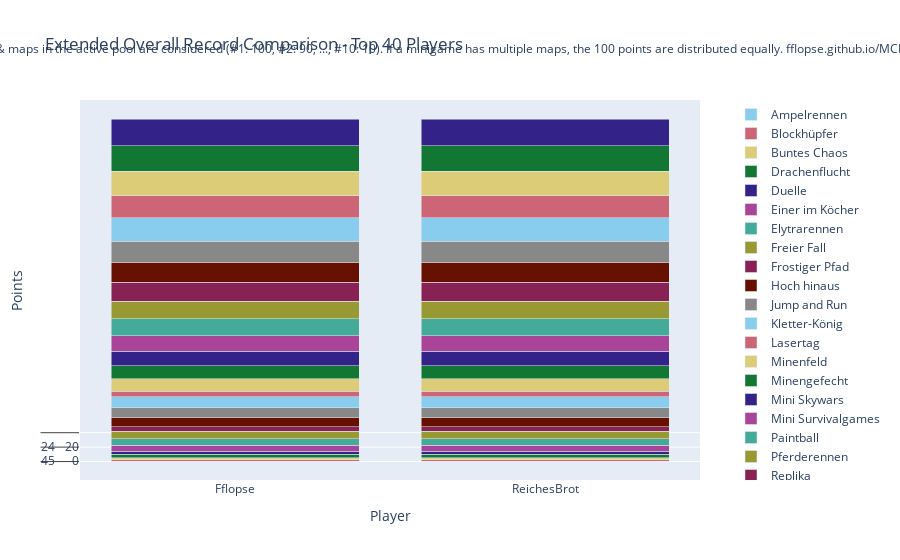

Notebook cell for this chart:
### Code cell
import plotly.graph_objects as go

# Sum all columns to get the total score
outDf['Total'] = outDf.sum(axis=1)

# Sort by total score and fill N/A values with 0
outDf = outDf.sort_values(by='Total', ascending=False).fillna(0)

# Crop to top 10 players
cropDf = outDf.head(40).copy()

# Drop the 'Total' column for plotting
cropDf = cropDf.drop(columns=['Total'])

# Create a color palette
color_palette = px.colors.qualitative.Safe

# Create the stacked bar plot
fig = go.Figure()

for column in cropDf.columns.difference(['Player']):
    fig.add_trace(go.Bar(
        x=cropDf.index,
        y=cropDf[column],
        name=column,
        marker_color=color_palette[len(fig.data) % len(color_palette)]
    ))

# Update layout
fig.update_layout(
    barmode='stack',
    title='Extended Overall Record Comparison - Top 40 Players',
    xaxis=dict(title='Player'),
    yaxis=dict(title='Points'),
    #height=800,
    #width=1000,
    legend=dict(
        x=1.05,
        y=0.5,
        traceorder='normal',
        font=dict(size=12),
        bgcolor='rgba(255, 255, 255, 0)',
        bordercolor='rgba(0, 0, 0, 0)'
    ),
    margin=dict(r=200),  # Adjust right margin to make room for the legend
    annotations=[
        dict(
            x=0.5,
            y=1.1635,
            xref='paper',
            yref='paper',
            text='Max 100 points per minigame. Records #1 through #10 of games & maps in the active pool are considered (#1: 100, #2: 90, ..., #10: 10). If a minigame has multiple maps, the 100 points are distributed equally. fflopse.github.io/MCP-Records/data-analysis/global-ranking.ipynb',
            showarrow=False,
            font=dict(size=12),
            xanchor='center'
        )
    ]
)

fig.show()

# save the plot as an html file

fig.write_html('out/ext_overall_record_comparison.html')

### Figure 1 — Plotly figure (JSON) as saved in the notebook; plotly's stock layout.template omitted (floating-point values rounded to 4 significant figures)
{"data": [{"marker": {"color": "rgb(136, 204, 238)"}, "name": "Ampelrennen", "type": "bar", "x": ["Fflopse", "ReichesBrot", "Gobo9", "cediiiiii_10", "Pedrozockt", "HerrDante", "_n3d", "Ex4cted", "JOW23", "CML_Justin", "Umgfoin", "Freeeedom", "yiiq", "Ninivee", "Allooy", "2wc", "lizsyy", "DarkCobweb", "yzvm", "camman18YT", "chrisihalt", "KakaMC", "FrozenNoah", "Grapfen", "Gerrygames", "ffawks", "toxicplace", "Sey__", "Pluto28", "miridis41", "Sower_", "2B9", "LeMetin_", "MoZadaCraft", "La_meleagro", "LeWi_100", "MaxMitMaulkorb", "ByNetherdude", "Schmaarek", "Gummibearchen"], "y": [[45, 45], [0, 0], [50, 50], [15, 15], [70, 70], [25, 25], [20, 20], [45, 45], [0, 0], [0, 0], [50, 50], [0, 0], [0, 0], [0, 0], [0, 0], [0, 0], [10, 10], [0, 0], [0, 0], [0, 0], [0, 0], [0, 0], [0, 0], [0, 0], [0, 0], [0, 0], [0, 0], [40, 40], [0, 0], [20, 20], [0, 0], [0, 0], [15, 15], [0, 0], [0, 0], [0, 0], [0, 0], [0, 0], [0, 0], [0, 0]]}, {"marker": {"color": "rgb(204, 102, 119)"}, "name": "Blockhüpfer", "type": "bar", "x": ["Fflopse", "ReichesBrot", "Gobo9", "cediiiiii_10", "Pedrozockt", "HerrDante", "_n3d", "Ex4cted", "JOW23", "CML_Justin", "Umgfoin", "Freeeedom", "yiiq", "Ninivee", "Allooy", "2wc", "lizsyy", "DarkCobweb", "yzvm", "camman18YT", "chrisihalt", "KakaMC", "FrozenNoah", "Grapfen", "Gerrygames", "ffawks", "toxicplace", "Sey__", "Pluto28", "miridis41", "Sower_", "2B9", "LeMetin_", "MoZadaCraft", "La_meleagro", "LeWi_100", "MaxMitMaulkorb", "ByNetherdude", "Schmaarek", "Gummibearchen"], "y": [[80, 80], [100, 100], [40, 40], [0, 0], [0, 0], [0, 0], [0, 0], [70, 70], [0, 0], [60, 60], [0, 0], [0, 0], [0, 0], [0, 0], [20, 20], [0, 0], [0, 0], [0, 0], [0, 0], [0, 0], [90, 90], [0, 0], [0, 0], [0, 0], [0, 0], [0, 0], [0, 0], [0, 0], [0, 0], [0, 0], [0, 0], [0, 0], [50, 50], [30, 30], [0, 0], [0, 0], [0, 0], [0, 0], [0, 0], [0, 0]]}, {"marker": {"color": "rgb(221, 204, 119)"}, "name": "Buntes Chaos", "type": "bar", "x": ["Fflopse", "ReichesBrot", "Gobo9", "cediiiiii_10", "Pedrozockt", "HerrDante", "_n3d", "Ex4cted", "JOW23", "CML_Justin", "Umgfoin", "Freeeedom", "yiiq", "Ninivee", "Allooy", "2wc", "lizsyy", "DarkCobweb", "yzvm", "camman18YT", "chrisihalt", "KakaMC", "FrozenNoah", "Grapfen", "Gerrygames", "ffawks", "toxicplace", "Sey__", "Pluto28", "miridis41", "Sower_", "2B9", "LeMetin_", "MoZadaCraft", "La_meleagro", "LeWi_100", "MaxMitMaulkorb", "ByNetherdude", "Schmaarek", "Gummibearchen"], "y": [[100, 100], [100, 100], [50, 50], [50, 50], [100, 100], [50, 50], [100, 100], [50, 50], [0, 0], [50, 50], [100, 100], [50, 50], [0, 0], [100, 100], [50, 50], [0, 0], [100, 100], [0, 0], [0, 0], [0, 0], [0, 0], [100, 100], [0, 0], [0, 0], [0, 0], [0, 0], [0, 0], [0, 0], [0, 0], [0, 0], [0, 0], [0, 0], [0, 0], [0, 0], [0, 0], [0, 0], [50, 50], [0, 0], [50, 50], [0, 0]]}, {"marker": {"color": "rgb(17, 119, 51)"}, "name": "Drachenflucht", "type": "bar", "x": ["Fflopse", "ReichesBrot", "Gobo9", "cediiiiii_10", "Pedrozockt", "HerrDante", "_n3d", "Ex4cted", "JOW23", "CML_Justin", "Umgfoin", "Freeeedom", "yiiq", "Ninivee", "Allooy", "2wc", "lizsyy", "DarkCobweb", "yzvm", "camman18YT", "chrisihalt", "KakaMC", "FrozenNoah", "Grapfen", "Gerrygames", "ffawks", "toxicplace", "Sey__", "Pluto28", "miridis41", "Sower_", "2B9", "LeMetin_", "MoZadaCraft", "La_meleagro", "LeWi_100", "MaxMitMaulkorb", "ByNetherdude", "Schmaarek", "Gummibearchen"], "y": [[0, 0], [0, 0], [0, 0], [0, 0], [26.67, 26.67], [0, 0], [0, 0], [0, 0], [0, 0], [0, 0], [0, 0], [0, 0], [0, 0], [0, 0], [0, 0], [0, 0], [30, 30], [0, 0], [0, 0], [6.667, 6.667], [0, 0], [0, 0], [0, 0], [0, 0], [0, 0], [0, 0], [0, 0], [0, 0], [0, 0], [0, 0], [0, 0], [0, 0], [0, 0], [0, 0], [23.33, 23.33], [0, 0], [0, 0], [0, 0], [0, 0], [23.33, 23.33]]}, {"marker": {"color": "rgb(51, 34, 136)"}, "name": "Duelle", "type": "bar", "x": ["Fflopse", "ReichesBrot", "Gobo9", "cediiiiii_10", "Pedrozockt", "HerrDante", "_n3d", "Ex4cted", "JOW23", "CML_Justin", "Umgfoin", "Freeeedom", "yiiq", "Ninivee", "Allooy", "2wc", "lizsyy", "DarkCobweb", "yzvm", "camman18YT", "chrisihalt", "KakaMC", "FrozenNoah", "Grapfen", "Gerrygames", "ffawks", "toxicplace", "Sey__", "Pluto28", "miridis41", "Sower_", "2B9", "LeMetin_", "MoZadaCraft", "La_meleagro", "LeWi_100", "MaxMitMaulkorb", "ByNetherdude", "Schmaarek", "Gummibearchen"], "y": [[0, 0], [0, 0], [0, 0], [60, 60], [0, 0], [0, 0], [0, 0], [0, 0], [0, 0], [0, 0], [0, 0], [0, 0], [0, 0], [0, 0], [0, 0], [60, 60], [0, 0], [60, 60], [60, 60], [0, 0], [0, 0], [0, 0], [0, 0], [0, 0], [0, 0], [0, 0], [100, 100], [0, 0], [0, 0], [70, 70], [0, 0], [80, 80], [0, 0], [0, 0], [100, 100], [0, 0], [0, 0], [0, 0], [0, 0], [0, 0]]}, {"marker": {"color": "rgb(170, 68, 153)"}, "name": "Einer im Köcher", "type": "bar", "x": ["Fflopse", "ReichesBrot", "Gobo9", "cediiiiii_10", "Pedrozockt", "HerrDante", "_n3d", "Ex4cted", "JOW23", "CML_Justin", "Umgfoin", "Freeeedom", "yiiq", "Ninivee", "Allooy", "2wc", "lizsyy", "DarkCobweb", "yzvm", "camman18YT", "chrisihalt", "KakaMC", "FrozenNoah", "Grapfen", "Gerrygames", "ffawks", "toxicplace", "Sey__", "Pluto28", "miridis41", "Sower_", "2B9", "LeMetin_", "MoZadaCraft", "La_meleagro", "LeWi_100", "MaxMitMaulkorb", "ByNetherdude", "Schmaarek", "Gummibearchen"], "y": [[83.33, 83.33], [13.33, 13.33], [20, 20], [36.67, 36.67], [0, 0], [83.33, 83.33], [10, 10], [0, 0], [13.33, 13.33], [0, 0], [0, 0], [33.33, 33.33], [0, 0], [0, 0], [26.67, 26.67], [0, 0], [0, 0], [0, 0], [0, 0], [0, 0], [0, 0], [0, 0], [73.33, 73.33], [0, 0], [0, 0], [0, 0], [0, 0], [0, 0], [0, 0], [0, 0], [0, 0], [0, 0], [0, 0], [0, 0], [0, 0], [0, 0], [0, 0], [0, 0], [0, 0], [0, 0]]}, {"marker": {"color": "rgb(68, 170, 153)"}, "name": "Elytrarennen", "type": "bar", "x": ["Fflopse", "ReichesBrot", "Gobo9", "cediiiiii_10", "Pedrozockt", "HerrDante", "_n3d", "Ex4cted", "JOW23", "CML_Justin", "Umgfoin", "Freeeedom", "yiiq", "Ninivee", "Allooy", "2wc", "lizsyy", "DarkCobweb", "yzvm", "camman18YT", "chrisihalt", "KakaMC", "FrozenNoah", "Grapfen", "Gerrygames", "ffawks", "toxicplace", "Sey__", "Pluto28", "miridis41", "Sower_", "2B9", "LeMetin_", "MoZadaCraft", "La_meleagro", "LeWi_100", "MaxMitMaulkorb", "ByNetherdude", "Schmaarek", "Gummibearchen"], "y": [[83.33, 83.33], [96.67, 96.67], [30, 30], [0, 0], [0, 0], [0, 0], [63.33, 63.33], [0, 0], [0, 0], [66.67, 66.67], [6.667, 6.667], [56.67, 56.67], [0, 0], [0, 0], [53.33, 53.33], [0, 0], [0, 0], [0, 0], [0, 0], [0, 0], [43.33, 43.33], [0, 0], [0, 0], [0, 0], [0, 0], [13.33, 13.33], [0, 0], [0, 0], [0, 0], [0, 0], [0, 0], [0, 0], [0, 0], [0, 0], [0, 0], [0, 0], [0, 0], [0, 0], [0, 0], [0, 0]]}, {"marker": {"color": "rgb(153, 153, 51)"}, "name": "Freier Fall", "type": "bar", "x": ["Fflopse", "ReichesBrot", "Gobo9", "cediiiiii_10", "Pedrozockt", "HerrDante", "_n3d", "Ex4cted", "JOW23", "CML_Justin", "Umgfoin", "Freeeedom", "yiiq", "Ninivee", "Allooy", "2wc", "lizsyy", "DarkCobweb", "yzvm", "camman18YT", "chrisihalt", "KakaMC", "FrozenNoah", "Grapfen", "Gerrygames", "ffawks", "toxicplace", "Sey__", "Pluto28", "miridis41", "Sower_", "2B9", "LeMetin_", "MoZadaCraft", "La_meleagro", "LeWi_100", "MaxMitMaulkorb", "ByNetherdude", "Schmaarek", "Gummibearchen"], "y": [[42.5, 42.5], [40, 40], [45, 45], [50, 50], [25, 25], [62.5, 62.5], [0, 0], [12.5, 12.5], [0, 0], [20, 20], [0, 0], [5, 5], [0, 0], [0, 0], [17.5, 17.5], [40, 40], [0, 0], [0, 0], [0, 0], [0, 0], [7.5, 7.5], [0, 0], [0, 0], [0, 0], [25, 25], [0, 0], [0, 0], [10, 10], [0, 0], [0, 0], [20, 20], [0, 0], [12.5, 12.5], [0, 0], [0, 0], [0, 0], [10, 10], [0, 0], [0, 0], [0, 0]]}, {"marker": {"color": "rgb(136, 34, 85)"}, "name": "Frostiger Pfad", "type": "bar", "x": ["Fflopse", "ReichesBrot", "Gobo9", "cediiiiii_10", "Pedrozockt", "HerrDante", "_n3d", "Ex4cted", "JOW23", "CML_Justin", "Umgfoin", "Freeeedom", "yiiq", "Ninivee", "Allooy", "2wc", "lizsyy", "DarkCobweb", "yzvm", "camman18YT", "chrisihalt", "KakaMC", "FrozenNoah", "Grapfen", "Gerrygames", "ffawks", "toxicplace", "Sey__", "Pluto28", "miridis41", "Sower_", "2B9", "LeMetin_", "MoZadaCraft", "La_meleagro", "LeWi_100", "MaxMitMaulkorb", "ByNetherdude", "Schmaarek", "Gummibearchen"], "y": [[0, 0], [90, 90], [100, 100], [0, 0], [0, 0], [0, 0], [0, 0], [0, 0], [0, 0], [0, 0], [0, 0], [80, 80], [0, 0], [60, 60], [20, 20], [0, 0], [0, 0], [0, 0], [0, 0], [0, 0], [0, 0], [0, 0], [0, 0], [0, 0], [0, 0], [0, 0], [0, 0], [0, 0], [70, 70], [0, 0], [0, 0], [0, 0], [0, 0], [0, 0], [0, 0], [0, 0], [0, 0], [0, 0], [0, 0], [0, 0]]}, {"marker": {"color": "rgb(102, 17, 0)"}, "name": "Hoch hinaus", "type": "bar", "x": ["Fflopse", "ReichesBrot", "Gobo9", "cediiiiii_10", "Pedrozockt", "HerrDante", "_n3d", "Ex4cted", "JOW23", "CML_Justin", "Umgfoin", "Freeeedom", "yiiq", "Ninivee", "Allooy", "2wc", "lizsyy", "DarkCobweb", "yzvm", "camman18YT", "chrisihalt", "KakaMC", "FrozenNoah", "Grapfen", "Gerrygames", "ffawks", "toxicplace", "Sey__", "Pluto28", "miridis41", "Sower_", "2B9", "LeMetin_", "MoZadaCraft", "La_meleagro", "LeWi_100", "MaxMitMaulkorb", "ByNetherdude", "Schmaarek", "Gummibearchen"], "y": [[70, 70], [40, 40], [50, 50], [0, 0], [80, 80], [0, 0], [60, 60], [0, 0], [30, 30], [20, 20], [0, 0], [0, 0], [0, 0], [90, 90], [0, 0], [0, 0], [0, 0], [0, 0], [0, 0], [0, 0], [0, 0], [0, 0], [0, 0], [0, 0], [0, 0], [0, 0], [0, 0], [0, 0], [0, 0], [0, 0], [0, 0], [0, 0], [0, 0], [0, 0], [0, 0], [0, 0], [0, 0], [100, 100], [0, 0], [0, 0]]}, {"marker": {"color": "rgb(136, 136, 136)"}, "name": "Jump and Run", "type": "bar", "x": ["Fflopse", "ReichesBrot", "Gobo9", "cediiiiii_10", "Pedrozockt", "HerrDante", "_n3d", "Ex4cted", "JOW23", "CML_Justin", "Umgfoin", "Freeeedom", "yiiq", "Ninivee", "Allooy", "2wc", "lizsyy", "DarkCobweb", "yzvm", "camman18YT", "chrisihalt", "KakaMC", "FrozenNoah", "Grapfen", "Gerrygames", "ffawks", "toxicplace", "Sey__", "Pluto28", "miridis41", "Sower_", "2B9", "LeMetin_", "MoZadaCraft", "La_meleagro", "LeWi_100", "MaxMitMaulkorb", "ByNetherdude", "Schmaarek", "Gummibearchen"], "y": [[53.33, 53.33], [93.33, 93.33], [93.33, 93.33], [20, 20], [30, 30], [23.33, 23.33], [0, 0], [0, 0], [0, 0], [16.67, 16.67], [0, 0], [0, 0], [0, 0], [0, 0], [0, 0], [13.33, 13.33], [10, 10], [0, 0], [0, 0], [33.33, 33.33], [0, 0], [10, 10], [0, 0], [0, 0], [0, 0], [0, 0], [40, 40], [40, 40], [0, 0], [0, 0], [0, 0], [0, 0], [0, 0], [0, 0], [0, 0], [36.67, 36.67], [0, 0], [0, 0], [0, 0], [0, 0]]}, {"marker": {"color": "rgb(136, 204, 238)"}, "name": "Kletter-König", "type": "bar", "x": ["Fflopse", "ReichesBrot", "Gobo9", "cediiiiii_10", "Pedrozockt", "HerrDante", "_n3d", "Ex4cted", "JOW23", "CML_Justin", "Umgfoin", "Freeeedom", "yiiq", "Ninivee", "Allooy", "2wc", "lizsyy", "DarkCobweb", "yzvm", "camman18YT", "chrisihalt", "KakaMC", "FrozenNoah", "Grapfen", "Gerrygames", "ffawks", "toxicplace", "Sey__", "Pluto28", "miridis41", "Sower_", "2B9", "LeMetin_", "MoZadaCraft", "La_meleagro", "LeWi_100", "MaxMitMaulkorb", "ByNetherdude", "Schmaarek", "Gummibearchen"], "y": [[85, 85], [100, 100], [30, 30], [0, 0], [10, 10], [20, 20], [0, 0], [0, 0], [0, 0], [20, 20], [0, 0], [0, 0], [80, 80], [0, 0], [0, 0], [0, 0], [0, 0], [0, 0], [15, 15], [30, 30], [0, 0], [0, 0], [0, 0], [0, 0], [0, 0], [10, 10], [0, 0], [0, 0], [0, 0], [0, 0], [0, 0], [0, 0], [0, 0], [0, 0], [0, 0], [35, 35], [0, 0], [0, 0], [0, 0], [0, 0]]}, {"marker": {"color": "rgb(204, 102, 119)"}, "name": "Lasertag", "type": "bar", "x": ["Fflopse", "ReichesBrot", "Gobo9", "cediiiiii_10", "Pedrozockt", "HerrDante", "_n3d", "Ex4cted", "JOW23", "CML_Justin", "Umgfoin", "Freeeedom", "yiiq", "Ninivee", "Allooy", "2wc", "lizsyy", "DarkCobweb", "yzvm", "camman18YT", "chrisihalt", "KakaMC", "FrozenNoah", "Grapfen", "Gerrygames", "ffawks", "toxicplace", "Sey__", "Pluto28", "miridis41", "Sower_", "2B9", "LeMetin_", "MoZadaCraft", "La_meleagro", "LeWi_100", "MaxMitMaulkorb", "ByNetherdude", "Schmaarek", "Gummibearchen"], "y": [[83.33, 83.33], [13.33, 13.33], [20, 20], [0, 0], [26.67, 26.67], [83.33, 83.33], [0, 0], [30, 30], [43.33, 43.33], [0, 0], [0, 0], [0, 0], [0, 0], [0, 0], [0, 0], [23.33, 23.33], [0, 0], [0, 0], [0, 0], [0, 0], [0, 0], [0, 0], [0, 0], [10, 10], [0, 0], [26.67, 26.67], [0, 0], [0, 0], [0, 0], [0, 0], [0, 0], [0, 0], [0, 0], [0, 0], [0, 0], [0, 0], [0, 0], [0, 0], [0, 0], [0, 0]]}, {"marker": {"color": "rgb(221, 204, 119)"}, "name": "Minenfeld", "type": "bar", "x": ["Fflopse", "ReichesBrot", "Gobo9", "cediiiiii_10", "Pedrozockt", "HerrDante", "_n3d", "Ex4cted", "JOW23", "CML_Justin", "Umgfoin", "Freeeedom", "yiiq", "Ninivee", "Allooy", "2wc", "lizsyy", "DarkCobweb", "yzvm", "camman18YT", "chrisihalt", "KakaMC", "FrozenNoah", "Grapfen", "Gerrygames", "ffawks", "toxicplace", "Sey__", "Pluto28", "miridis41", "Sower_", "2B9", "LeMetin_", "MoZadaCraft", "La_meleagro", "LeWi_100", "MaxMitMaulkorb", "ByNetherdude", "Schmaarek", "Gummibearchen"], "y": [[43.33, 43.33], [20, 20], [6.667, 6.667], [10, 10], [0, 0], [40, 40], [23.33, 23.33], [10, 10], [0, 0], [0, 0], [0, 0], [0, 0], [0, 0], [16.67, 16.67], [0, 0], [0, 0], [0, 0], [0, 0], [0, 0], [0, 0], [33.33, 33.33], [0, 0], [16.67, 16.67], [0, 0], [0, 0], [0, 0], [6.667, 6.667], [43.33, 43.33], [0, 0], [0, 0], [0, 0], [23.33, 23.33], [43.33, 43.33], [0, 0], [0, 0], [23.33, 23.33], [33.33, 33.33], [0, 0], [0, 0], [0, 0]]}, {"marker": {"color": "rgb(17, 119, 51)"}, "name": "Minengefecht", "type": "bar", "x": ["Fflopse", "ReichesBrot", "Gobo9", "cediiiiii_10", "Pedrozockt", "HerrDante", "_n3d", "Ex4cted", "JOW23", "CML_Justin", "Umgfoin", "Freeeedom", "yiiq", "Ninivee", "Allooy", "2wc", "lizsyy", "DarkCobweb", "yzvm", "camman18YT", "chrisihalt", "KakaMC", "FrozenNoah", "Grapfen", "Gerrygames", "ffawks", "toxicplace", "Sey__", "Pluto28", "miridis41", "Sower_", "2B9", "LeMetin_", "MoZadaCraft", "La_meleagro", "LeWi_100", "MaxMitMaulkorb", "ByNetherdude", "Schmaarek", "Gummibearchen"], "y": [[12.5, 12.5], [22.5, 22.5], [30, 30], [75, 75], [0, 0], [10, 10], [20, 20], [0, 0], [45, 45], [10, 10], [0, 0], [10, 10], [50, 50], [0, 0], [0, 0], [22.5, 22.5], [0, 0], [60, 60], [35, 35], [0, 0], [12.5, 12.5], [0, 0], [60, 60], [12.5, 12.5], [0, 0], [10, 10], [10, 10], [0, 0], [0, 0], [0, 0], [0, 0], [0, 0], [0, 0], [10, 10], [0, 0], [0, 0], [0, 0], [0, 0], [20, 20], [10, 10]]}, {"marker": {"color": "rgb(51, 34, 136)"}, "name": "Mini Skywars", "type": "bar", "x": ["Fflopse", "ReichesBrot", "Gobo9", "cediiiiii_10", "Pedrozockt", "HerrDante", "_n3d", "Ex4cted", "JOW23", "CML_Justin", "Umgfoin", "Freeeedom", "yiiq", "Ninivee", "Allooy", "2wc", "lizsyy", "DarkCobweb", "yzvm", "camman18YT", "chrisihalt", "KakaMC", "FrozenNoah", "Grapfen", "Gerrygames", "ffawks", "toxicplace", "Sey__", "Pluto28", "miridis41", "Sower_", "2B9", "LeMetin_", "MoZadaCraft", "La_meleagro", "LeWi_100", "MaxMitMaulkorb", "ByNetherdude", "Schmaarek", "Gummibearchen"], "y": [[24, 24], [20, 20], [76, 76], [48, 48], [26, 26], [0, 0], [20, 20], [12, 12], [20, 20], [18, 18], [18, 18], [22, 22], [10, 10], [8, 8], [0, 0], [34, 34], [0, 0], [32, 32], [0, 0], [8, 8], [0, 0], [20, 20], [20, 20], [28, 28], [0, 0], [0, 0], [0, 0], [0, 0], [0, 0], [0, 0], [0, 0], [0, 0], [0, 0], [0, 0], [0, 0], [0, 0], [0, 0], [0, 0], [8, 8], [10, 10]]}, {"marker": {"color": "rgb(170, 68, 153)"}, "name": "Mini Survivalgames", "type": "bar", "x": ["Fflopse", "ReichesBrot", "Gobo9", "cediiiiii_10", "Pedrozockt", "HerrDante", "_n3d", "Ex4cted", "JOW23", "CML_Justin", "Umgfoin", "Freeeedom", "yiiq", "Ninivee", "Allooy", "2wc", "lizsyy", "DarkCobweb", "yzvm", "camman18YT", "chrisihalt", "KakaMC", "FrozenNoah", "Grapfen", "Gerrygames", "ffawks", "toxicplace", "Sey__", "Pluto28", "miridis41", "Sower_", "2B9", "LeMetin_", "MoZadaCraft", "La_meleagro", "LeWi_100", "MaxMitMaulkorb", "ByNetherdude", "Schmaarek", "Gummibearchen"], "y": [[26.67, 26.67], [33.33, 33.33], [16.67, 16.67], [26.67, 26.67], [0, 0], [0, 0], [0, 0], [6.667, 6.667], [16.67, 16.67], [0, 0], [0, 0], [16.67, 16.67], [0, 0], [10, 10], [0, 0], [26.67, 26.67], [0, 0], [10, 10], [0, 0], [60, 60], [16.67, 16.67], [0, 0], [33.33, 33.33], [26.67, 26.67], [0, 0], [0, 0], [0, 0], [0, 0], [0, 0], [10, 10], [0, 0], [33.33, 33.33], [0, 0], [10, 10], [0, 0], [0, 0], [10, 10], [26.67, 26.67], [10, 10], [0, 0]]}, {"marker": {"color": "rgb(68, 170, 153)"}, "name": "Paintball", "type": "bar", "x": ["Fflopse", "ReichesBrot", "Gobo9", "cediiiiii_10", "Pedrozockt", "HerrDante", "_n3d", "Ex4cted", "JOW23", "CML_Justin", "Umgfoin", "Freeeedom", "yiiq", "Ninivee", "Allooy", "2wc", "lizsyy", "DarkCobweb", "yzvm", "camman18YT", "chrisihalt", "KakaMC", "FrozenNoah", "Grapfen", "Gerrygames", "ffawks", "toxicplace", "Sey__", "Pluto28", "miridis41", "Sower_", "2B9", "LeMetin_", "MoZadaCraft", "La_meleagro", "LeWi_100", "MaxMitMaulkorb", "ByNetherdude", "Schmaarek", "Gummibearchen"], "y": [[73.33, 73.33], [86.67, 86.67], [0, 0], [0, 0], [50, 50], [40, 40], [6.667, 6.667], [0, 0], [0, 0], [0, 0], [0, 0], [23.33, 23.33], [20, 20], [0, 0], [20, 20], [33.33, 33.33], [0, 0], [16.67, 16.67], [20, 20], [0, 0], [0, 0], [0, 0], [0, 0], [20, 20], [0, 0], [0, 0], [0, 0], [0, 0], [0, 0], [23.33, 23.33], [0, 0], [0, 0], [0, 0], [0, 0], [0, 0], [0, 0], [0, 0], [0, 0], [0, 0], [33.33, 33.33]]}, {"marker": {"color": "rgb(153, 153, 51)"}, "name": "Pferderennen", "type": "bar", "x": ["Fflopse", "ReichesBrot", "Gobo9", "cediiiiii_10", "Pedrozockt", "HerrDante", "_n3d", "Ex4cted", "JOW23", "CML_Justin", "Umgfoin", "Freeeedom", "yiiq", "Ninivee", "Allooy", "2wc", "lizsyy", "DarkCobweb", "yzvm", "camman18YT", "chrisihalt", "KakaMC", "FrozenNoah", "Grapfen", "Gerrygames", "ffawks", "toxicplace", "Sey__", "Pluto28", "miridis41", "Sower_", "2B9", "LeMetin_", "MoZadaCraft", "La_meleagro", "LeWi_100", "MaxMitMaulkorb", "ByNetherdude", "Schmaarek", "Gummibearchen"], "y": [[88.33, 88.33], [70, 70], [65, 65], [71.67, 71.67], [38.33, 38.33], [6.667, 6.667], [0, 0], [0, 0], [0, 0], [0, 0], [13.33, 13.33], [8.333, 8.333], [41.67, 41.67], [0, 0], [0, 0], [0, 0], [26.67, 26.67], [0, 0], [13.33, 13.33], [0, 0], [0, 0], [0, 0], [0, 0], [0, 0], [0, 0], [45, 45], [0, 0], [0, 0], [0, 0], [0, 0], [0, 0], [0, 0], [0, 0], [0, 0], [0, 0], [18.33, 18.33], [0, 0], [0, 0], [18.33, 18.33], [0, 0]]}, {"marker": {"color": "rgb(136, 34, 85)"}, "name": "Replika", "type": "bar", "x": ["Fflopse", "ReichesBrot", "Gobo9", "cediiiiii_10", "Pedrozockt", "HerrDante", "_n3d", "Ex4cted", "JOW23", "CML_Justin", "Umgfoin", "Freeeedom", "yiiq", "Ninivee", "Allooy", "2wc", "lizsyy", "DarkCobweb", "yzvm", "camman18YT", "chrisihalt", "KakaMC", "FrozenNoah", "Grapfen", "Gerrygames", "ffawks", "toxicplace", "Sey__", "Pluto28", "miridis41", "Sower_", "2B9", "LeMetin_", "MoZadaCraft", "La_meleagro", "LeWi_100", "MaxMitMaulkorb", "ByNetherdude", "Schmaarek", "Gummibearchen"], "y": [[54.66, 54.66], [15.24, 15.24], [91.36, 91.36], [48.45, 48.45], [53.5, 53.5], [6.99, 6.99], [5.437, 5.437], [40.49, 40.49], [1.845, 1.845], [5.922, 5.922], [0, 0], [4.757, 4.757], [29.13, 29.13], [0, 0], [2.524, 2.524], [2.233, 2.233], [15.24, 15.24], [1.262, 1.262], [0, 0], [4.466, 4.466], [0.1942, 0.1942], [29.51, 29.51], [0.3883, 0.3883], [0.8738, 0.8738], [10.78, 10.78], [11.17, 11.17], [0.1942, 0.1942], [0, 0], [2.233, 2.233], [0, 0], [0, 0], [0, 0], [0.1942, 0.1942], [0, 0], [0.7767, 0.7767], [0, 0], [0, 0], [0, 0], [0, 0], [1.553, 1.553]]}, {"marker": {"color": "rgb(102, 17, 0)"}, "name": "Sammelwahn", "type": "bar", "x": ["Fflopse", "ReichesBrot", "Gobo9", "cediiiiii_10", "Pedrozockt", "HerrDante", "_n3d", "Ex4cted", "JOW23", "CML_Justin", "Umgfoin", "Freeeedom", "yiiq", "Ninivee", "Allooy", "2wc", "lizsyy", "DarkCobweb", "yzvm", "camman18YT", "chrisihalt", "KakaMC", "FrozenNoah", "Grapfen", "Gerrygames", "ffawks", "toxicplace", "Sey__", "Pluto28", "miridis41", "Sower_", "2B9", "LeMetin_", "MoZadaCraft", "La_meleagro", "LeWi_100", "MaxMitMaulkorb", "ByNetherdude", "Schmaarek", "Gummibearchen"], "y": [[20.47, 20.47], [2.791, 2.791], [27.91, 27.91], [29.53, 29.53], [12.33, 12.33], [6.512, 6.512], [6.744, 6.744], [13.49, 13.49], [2.093, 2.093], [6.279, 6.279], [5.814, 5.814], [6.977, 6.977], [0, 0], [1.628, 1.628], [4.884, 4.884], [0, 0], [3.953, 3.953], [3.023, 3.023], [3.256, 3.256], [4.651, 4.651], [7.442, 7.442], [8.372, 8.372], [3.023, 3.023], [10.93, 10.93], [25.81, 25.81], [0.6977, 0.6977], [0, 0], [8.605, 8.605], [2.093, 2.093], [6.512, 6.512], [20.23, 20.23], [2.326, 2.326], [3.488, 3.488], [0, 0], [9.767, 9.767], [0, 0], [3.953, 3.953], [0, 0], [6.279, 6.279], [0, 0]]}, {"marker": {"color": "rgb(136, 136, 136)"}, "name": "Schießstand", "type": "bar", "x": ["Fflopse", "ReichesBrot", "Gobo9", "cediiiiii_10", "Pedrozockt", "HerrDante", "_n3d", "Ex4cted", "JOW23", "CML_Justin", "Umgfoin", "Freeeedom", "yiiq", "Ninivee", "Allooy", "2wc", "lizsyy", "DarkCobweb", "yzvm", "camman18YT", "chrisihalt", "KakaMC", "FrozenNoah", "Grapfen", "Gerrygames", "ffawks", "toxicplace", "Sey__", "Pluto28", "miridis41", "Sower_", "2B9", "LeMetin_", "MoZadaCraft", "La_meleagro", "LeWi_100", "MaxMitMaulkorb", "ByNetherdude", "Schmaarek", "Gummibearchen"], "y": [[96.67, 96.67], [10, 10], [50, 50], [40, 40], [0, 0], [66.67, 66.67], [26.67, 26.67], [90, 90], [10, 10], [0, 0], [0, 0], [0, 0], [0, 0], [0, 0], [0, 0], [0, 0], [33.33, 33.33], [0, 0], [0, 0], [0, 0], [0, 0], [0, 0], [0, 0], [0, 0], [0, 0], [33.33, 33.33], [0, 0], [6.667, 6.667], [0, 0], [0, 0], [0, 0], [0, 0], [0, 0], [0, 0], [0, 0], [0, 0], [0, 0], [0, 0], [0, 0], [0, 0]]}, {"marker": {"color": "rgb(136, 204, 238)"}, "name": "Spleef", "type": "bar", "x": ["Fflopse", "ReichesBrot", "Gobo9", "cediiiiii_10", "Pedrozockt", "HerrDante", "_n3d", "Ex4cted", "JOW23", "CML_Justin", "Umgfoin", "Freeeedom", "yiiq", "Ninivee", "Allooy", "2wc", "lizsyy", "DarkCobweb", "yzvm", "camman18YT", "chrisihalt", "KakaMC", "FrozenNoah", "Grapfen", "Gerrygames", "ffawks", "toxicplace", "Sey__", "Pluto28", "miridis41", "Sower_", "2B9", "LeMetin_", "MoZadaCraft", "La_meleagro", "LeWi_100", "MaxMitMaulkorb", "ByNetherdude", "Schmaarek", "Gummibearchen"], "y": [[50, 50], [75, 75], [50, 50], [70, 70], [50, 50], [20, 20], [40, 40], [20, 20], [40, 40], [30, 30], [70, 70], [0, 0], [20, 20], [0, 0], [30, 30], [0, 0], [30, 30], [20, 20], [0, 0], [0, 0], [0, 0], [0, 0], [0, 0], [20, 20], [0, 0], [0, 0], [0, 0], [0, 0], [0, 0], [0, 0], [0, 0], [0, 0], [0, 0], [85, 85], [0, 0], [0, 0], [20, 20], [0, 0], [0, 0], [0, 0]]}, {"marker": {"color": "rgb(204, 102, 119)"}, "name": "Todeswürfel", "type": "bar", "x": ["Fflopse", "ReichesBrot", "Gobo9", "cediiiiii_10", "Pedrozockt", "HerrDante", "_n3d", "Ex4cted", "JOW23", "CML_Justin", "Umgfoin", "Freeeedom", "yiiq", "Ninivee", "Allooy", "2wc", "lizsyy", "DarkCobweb", "yzvm", "camman18YT", "chrisihalt", "KakaMC", "FrozenNoah", "Grapfen", "Gerrygames", "ffawks", "toxicplace", "Sey__", "Pluto28", "miridis41", "Sower_", "2B9", "LeMetin_", "MoZadaCraft", "La_meleagro", "LeWi_100", "MaxMitMaulkorb", "ByNetherdude", "Schmaarek", "Gummibearchen"], "y": [[50, 50], [0, 0], [0, 0], [0, 0], [40, 40], [90, 90], [0, 0], [0, 0], [0, 0], [0, 0], [60, 60], [0, 0], [0, 0], [0, 0], [0, 0], [0, 0], [0, 0], [0, 0], [0, 0], [30, 30], [0, 0], [20, 20], [0, 0], [0, 0], [80, 80], [0, 0], [0, 0], [0, 0], [0, 0], [0, 0], [100, 100], [0, 0], [0, 0], [0, 0], [0, 0], [0, 0], [0, 0], [0, 0], [0, 0], [0, 0]]}, {"marker": {"color": "rgb(221, 204, 119)"}, "name": "Waffenfolge", "type": "bar", "x": ["Fflopse", "ReichesBrot", "Gobo9", "cediiiiii_10", "Pedrozockt", "HerrDante", "_n3d", "Ex4cted", "JOW23", "CML_Justin", "Umgfoin", "Freeeedom", "yiiq", "Ninivee", "Allooy", "2wc", "lizsyy", "DarkCobweb", "yzvm", "camman18YT", "chrisihalt", "KakaMC", "FrozenNoah", "Grapfen", "Gerrygames", "ffawks", "toxicplace", "Sey__", "Pluto28", "miridis41", "Sower_", "2B9", "LeMetin_", "MoZadaCraft", "La_meleagro", "LeWi_100", "MaxMitMaulkorb", "ByNetherdude", "Schmaarek", "Gummibearchen"], "y": [[20, 20], [50, 50], [0, 0], [70, 70], [60, 60], [0, 0], [0, 0], [0, 0], [100, 100], [0, 0], [0, 0], [0, 0], [0, 0], [0, 0], [30, 30], [0, 0], [0, 0], [0, 0], [90, 90], [0, 0], [0, 0], [0, 0], [0, 0], [40, 40], [0, 0], [0, 0], [0, 0], [0, 0], [80, 80], [0, 0], [0, 0], [0, 0], [0, 0], [0, 0], [0, 0], [0, 0], [0, 0], [0, 0], [0, 0], [0, 0]]}, {"marker": {"color": "rgb(17, 119, 51)"}, "name": "Walls", "type": "bar", "x": ["Fflopse", "ReichesBrot", "Gobo9", "cediiiiii_10", "Pedrozockt", "HerrDante", "_n3d", "Ex4cted", "JOW23", "CML_Justin", "Umgfoin", "Freeeedom", "yiiq", "Ninivee", "Allooy", "2wc", "lizsyy", "DarkCobweb", "yzvm", "camman18YT", "chrisihalt", "KakaMC", "FrozenNoah", "Grapfen", "Gerrygames", "ffawks", "toxicplace", "Sey__", "Pluto28", "miridis41", "Sower_", "2B9", "LeMetin_", "MoZadaCraft", "La_meleagro", "LeWi_100", "MaxMitMaulkorb", "ByNetherdude", "Schmaarek", "Gummibearchen"], "y": [[33.33, 33.33], [13.33, 13.33], [50, 50], [86.67, 86.67], [56.67, 56.67], [0, 0], [33.33, 33.33], [0, 0], [30, 30], [0, 0], [0, 0], [0, 0], [20, 20], [20, 20], [0, 0], [20, 20], [0, 0], [63.33, 63.33], [13.33, 13.33], [53.33, 53.33], [0, 0], [30, 30], [0, 0], [30, 30], [0, 0], [0, 0], [0, 0], [0, 0], [0, 0], [20, 20], [0, 0], [0, 0], [0, 0], [0, 0], [0, 0], [0, 0], [0, 0], [0, 0], [0, 0], [23.33, 23.33]]}, {"marker": {"color": "rgb(51, 34, 136)"}, "name": "Wettrennen", "type": "bar", "x": ["Fflopse", "ReichesBrot", "Gobo9", "cediiiiii_10", "Pedrozockt", "HerrDante", "_n3d", "Ex4cted", "JOW23", "CML_Justin", "Umgfoin", "Freeeedom", "yiiq", "Ninivee", "Allooy", "2wc", "lizsyy", "DarkCobweb", "yzvm", "camman18YT", "chrisihalt", "KakaMC", "FrozenNoah", "Grapfen", "Gerrygames", "ffawks", "toxicplace", "Sey__", "Pluto28", "miridis41", "Sower_", "2B9", "LeMetin_", "MoZadaCraft", "La_meleagro", "LeWi_100", "MaxMitMaulkorb", "ByNetherdude", "Schmaarek", "Gummibearchen"], "y": [[82, 82], [62, 62], [72, 72], [40, 40], [10, 10], [12, 12], [4, 4], [0, 0], [0, 0], [8, 8], [0, 0], [0, 0], [40, 40], [0, 0], [26, 26], [8, 8], [14, 14], [0, 0], [10, 10], [0, 0], [10, 10], [0, 0], [0, 0], [0, 0], [20, 20], [8, 8], [0, 0], [6, 6], [0, 0], [0, 0], [0, 0], [0, 0], [12, 12], [0, 0], [0, 0], [18, 18], [0, 0], [0, 0], [14, 14], [24, 24]]}], "layout": {"annotations": [{"font": {"size": 12}, "showarrow": false, "text": "Max 100 points per minigame. Records #1 through #10 of games & maps in the active pool are considered (#1: 100, #2: 90, ..., #10: 10). If a minigame has multiple maps, the 100 points are distributed equally. fflopse.github.io/MCP-Records/data-analysis/global-ranking.ipynb", "x": 0.5, "xanchor": "center", "xref": "paper", "y": 1.163, "yref": "paper"}], "barmode": "stack", "legend": {"bgcolor": "rgba(255, 255, 255, 0)", "bordercolor": "rgba(0, 0, 0, 0)", "font": {"size": 12}, "traceorder": "normal", "x": 1.05, "y": 0.5}, "margin": {"r": 200}, "title": {"text": "Extended Overall Record Comparison - Top 40 Players"}, "xaxis": {"title": {"text": "Player"}}, "yaxis": {"title": {"text": "Points"}}}}
